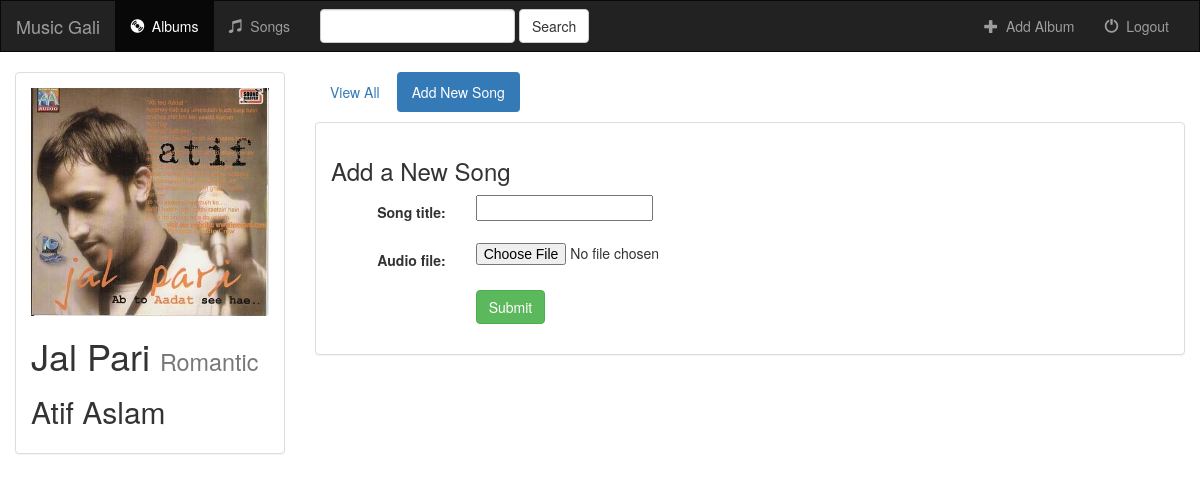
The page /music/64/create_song/ on the database its author committed.
### music/models.py (models this page shows)
class Album(models.Model):
    user = models.ForeignKey(User, default=1)
    artist = models.CharField(max_length=250)
    album_title = models.CharField(max_length=500)
    genre = models.CharField(max_length=100)
    album_logo = models.FileField()
    is_favorite = models.BooleanField(default=False)
    def __str__(self):
        return self.album_title + ' - ' + self.artist

### music/views.py (the view, shortened to what this page needs)
# urls.py: url(r'^(?P<album_id>[0-9]+)/create_song/$', views.create_song, name='create_song'),
def create_song(request, album_id):
    form = SongForm(request.POST or None, request.FILES or None)
    album = get_object_or_404(Album, pk=album_id)
    context = {
        'album': album,
        'form': form,
    }
    return render(request, 'music/create_song.html', context)

### music/forms.py
class SongForm(forms.ModelForm):
    class Meta:
        model = Song
        fields = ['song_title', 'audio_file']

### music/templates/music/create_song.html (shortened to what this page needs)
{% extends 'music/base.html' %}
{% block albums_active %}active{% endblock %}
{% block body %}
<div class="container-fluid">
    <div class="row">
        <div class="col-sm-4 col-md-3">
            <div class="panel panel-default">
                <div class="panel-body">
                        <a href="{% url 'music:detail' album.id %}">
                            {% if album.album_logo %}
                                <img src="{{ album.album_logo.url }}" class="img-responsive">
                            {% else %}
                                <h3>No image to display</h3>
                            {% endif %}
                        </a>
                    <h1>{{ album.album_title }} <small>{{ album.genre }}</small></h1>
                    <h2>{{ album.artist }}</h2>
                </div>
            </div>
        </div>
        <div class="col-sm-8 col-md-9">
            <ul class="nav nav-pills" style="margin-bottom: 10px;">
                <li role="presentation"><a href="{% url 'music:detail' album.id %}">View All</a></li>
                <li role="presentation" class="active"><a href="{% url 'music:create_song' album.id %}">Add New Song</a></li>
            </ul>
            <div class="panel panel-default">
                <div class="panel-body">
                    <h3>Add a New Song</h3>
                    <form class="form-horizontal" role="form" action="" method="post" enctype="multipart/form-data">
                        {% include 'music/form_template.html' %}
                        <div class="form-group">
                            <div class="col-sm-offset-2 col-sm-10">
                                <button type="submit" class="btn btn-success">Submit</button>
                            </div>
                        </div>
                    </form>
                </div>
            </div>
        </div>
    </div>
</div>
{% endblock %}

### music/static/music/style.css (style rules this page uses)
body { background: white url("images/background.png"); }

### rows shown on the page
Album: album_logo (picture), album_title "Jal Pari", genre "Romantic", artist "Atif Aslam"

### other values the page prints
{{ field.label_tag }} "Song title:" "Audio file:"
